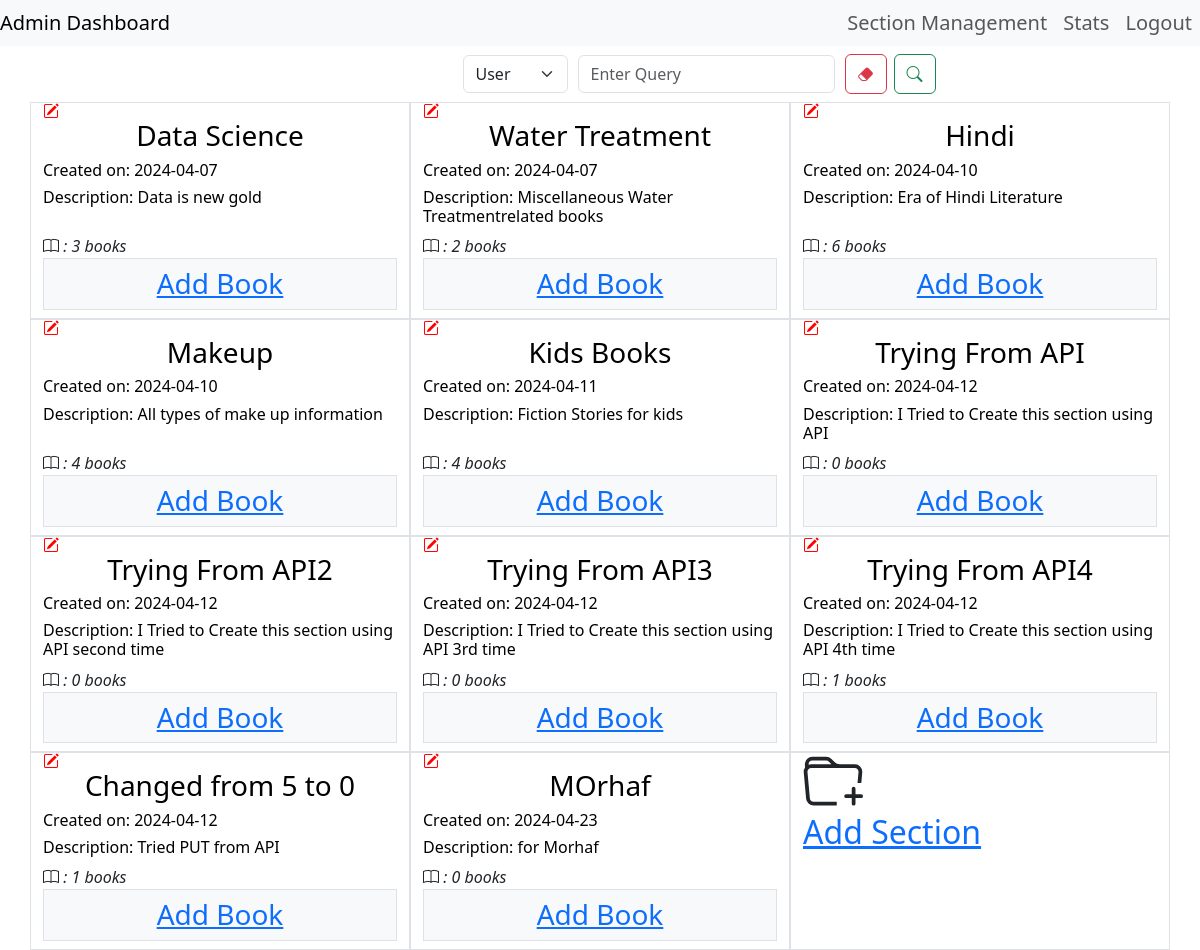
Screenshot of /lib_book_sec (signed in) with the database file from the repository.
### models.py (models this page shows, shortened)
class User(db.Model):
    __tablename__ = 'user'
    id = db.Column(db.Integer, autoincrement=True, primary_key=True)
    user_name = db.Column(db.String, unique= True, nullable= False)
    email = db.Column(db.String, unique=True)
    passwordhash = db.Column(db.String(255))
    name = db.Column(db.String)
    req_count= db.Column(db.Integer, default=0)
    total_req = db.Column(db.Integer, autoincrement=True)
    is_admin = db.Column(db.Boolean, nullable= False, default= False)
    is_premium = db.Column(db.Boolean, nullable= False, default= False)
    @property
    def password(self):
        raise AttributeError('password is not a readable attribute')

class Section(db.Model):
    __tablename__ = "section"
    section_id = db.Column(db.Integer, autoincrement=True, primary_key=True)
    section_name= db.Column(db.String, unique = True)
    section_date_created = db.Column(db.DateTime, nullable=False, default=datetime.now())
    section_description = db.Column(db.String)
    section_ratings = db.Column(db.String)
    section_book_count= db.Column(db.Integer)

### controllers.py (the view)
@app.route('/lib_book_sec', methods= ['GET','POST'])
@admin_required
def lib_book_sec():
    user=User.query.get(session['user_id'])
    section = Section.query.all()
    parameter= request.args.get('parameter')
    search= request.args.get('search')
    if parameter == 'section':
        section= Section.query.filter(Section.section_name.ilike(f"%{search}%")).all()
        return render_template('lib_book_sec.html', user=user, section= section)
    return render_template('lib_book_sec.html', user=user, section= section)

### controllers.py (called while the page is built)
def admin_required(func):
    @wraps(func)
    def inner(*args, **kwargs):
        if 'user_id' not in session:
            flash("You need to login to continue")
            return redirect(url_for('login'))
        user=User.query.get(session['user_id'])
        if not user.is_admin:
            flash("You are not authorized to view this page")
            return render_template('home.html',user= user)
        return func(*args, **kwargs)
    return inner

### templates/lib_book_sec.html (shortened to what this page needs)
{% extends 'base.html' %}
{%block content%}
{% include 'searchbar.html' %}
  <div class="row">
        {% for i in section %}
            <div class="col-4 border d-flex flex-column">
              <h7><a href="/edit_section/{{i.section_id}}"style="color: red; text-decoration: none; " onmouseover="this.style.color='green'; this.style.textDecoration='underline';" onmouseout="this.style.color='blue'; this.style.textDecoration='none';"><i class="bi bi-pencil-square"></i>  </a></h7>
              <a href ="/book_issued/{{i.section_id}}" style="color: black; text-decoration: none; " onmouseover="this.style.color='green'; this.style.textDecoration='underline';" onmouseout="this.style.color='black'; this.style.textDecoration='none';">
                  <h3>{{ i.section_name }}</h3>
                  <h6>Created on: {{ i.section_date_created.strftime('%Y-%m-%d ') | trim }} </h6>
                  <h6 text-align="right" >Description: {{i.section_description}} </h6>
                </a>
                <div class="mt-auto">
                    <i class="bi bi-book">  : {{i.section_book_count}} books </i>
                    <br>
                      <h3 class="bg-light p-2 border"><a href="/add_book/{{i.section_id}}">Add Book</a></h3>
                    </div>
                  </div>
        {% endfor %}
        {% if section %}
            <div class="col-4 border">
                <h2><a href="/add_section">Add Section</a></h2>
            </div>
        {% endif %}
    </div>
{%endblock%}

### templates/searchbar.html (shortened to what this page needs)
<div class="container-fluid p-2 justify-content-end">
  <form class="ml-auto">
    <select name="parameter" id="parameter" class="form-select">
      {% if user.is_admin %}
      <option value="user" selected>User</option>
      {% else %}
      <option value="author" selected>Author</option>
      {% endif %}
    </select>
    <input type="text" class="form-control" name="search" id="search" placeholder="Enter Query" required/>
    <button type="submit" class="clear-button btn btn-outline-danger" onclick="clearserch()">
      <i class="bi bi-eraser-fill"></i>
    </button>
    <button type="submit" class="search-button btn btn-outline-success">
      <i class="bi bi-search"></i>
    </button>
  </form>
</div>

### templates/searchbar.html (style rules this page uses)
form { display: flex; width:100%; flex-direction: row; justify-content: space-evenly; align-items: center; }
#parameter { margin-right: 10px; width: 120px; }
#search { margin-right: 10px; flex-grow: 1; width: 360px; }
.search-button { width: 100px; height:40px; }
.clear-button { margin-right:7px; width:60px; height:40px; }

### templates/base.html (style rules this page uses)
form { width:25%; margin:0 auto; }
h1,h3,h4 { margin-top: 10 px; text-align: center; }

### rows the page displays
User: parameter "User"
Section: section_name "Data Science", section_date_created "2024-04-07", section_description "Data is new gold", section_book_count "3"
Section: section_name "Water Treatment", section_date_created "2024-04-07", section_description "Miscellaneous Water Treatmentrelated books", section_book_count "2"
Section: section_name "Hindi", section_date_created "2024-04-10", section_description "Era of Hindi Literature", section_book_count "6"
Section: section_name "Makeup", section_date_created "2024-04-10", section_description "All types of make up information", section_book_count "4"
Section: section_name "Kids Books", section_date_created "2024-04-11", section_description "Fiction Stories for kids", section_book_count "4"
Section: section_name "Trying From API", section_date_created "2024-04-12", section_description "I Tried to Create this section using API", section_book_count "0"
Section: section_name "Trying From API2", section_date_created "2024-04-12", section_description "I Tried to Create this section using API second time", section_book_count "0"
Section: section_name "Trying From API3", section_date_created "2024-04-12", section_description "I Tried to Create this section using API 3rd time", section_book_count "0"
Section: section_name "Trying From API4", section_date_created "2024-04-12", section_description "I Tried to Create this section using API 4th time", section_book_count "1"
Section: section_name "Changed from 5 to 0", section_date_created "2024-04-12", section_description "Tried PUT from API", section_book_count "1"
Section: section_name "MOrhaf", section_date_created "2024-04-23", section_description "for Morhaf", section_book_count "0"
